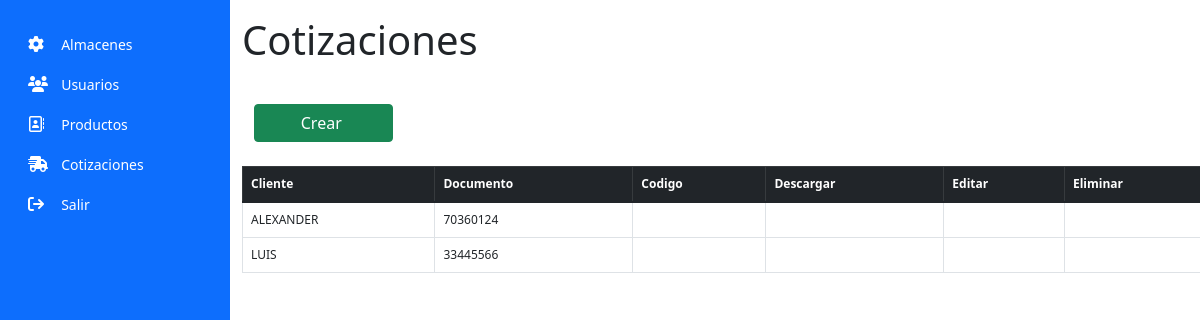
The page /cotizaciones on the database its author committed.
### app3/models.py (models this page shows)
class cotizacionSistema(models.Model):
    nombreCliente = models.CharField(max_length=64, blank=True, null=True)
    documentoCliente = models.CharField(max_length=64, blank=True, null=True)

### app3/views.py (the view)
# urls.py: path('cotizaciones',views.cotizaciones,name='cotizaciones'),
def cotizaciones(request):
    return render(request,'cotizaciones.html',{
        'cotizacionesTotales':cotizacionSistema.objects.all().order_by('id')
    })

### app3/templates/cotizaciones.html (shortened to what this page needs)
{% extends 'base.html' %}
{% load static %}
{% block pageContent %}
    <div class="container" style="height: 100vh; overflow: scroll;">
        <h1 class="mt-3 mb-3">Cotizaciones</h1>
        <br><div class="row mx-0">
            <div class="col-2">
                <div class="row mx-0">
                    <a class="btn btn-success text-white" href="{% url 'app3:crearCotizacion' %}">Crear </a>
                </div>
            </div>
        </div>
        <br>
        <div>
            <table class="table table-bordered table-hover" id="usersTable" style="font-size: 12px;">
                <thead class="table-dark">
                    <th scope="col">Cliente</th>
                    <th scope="col">Documento</th>
                    <th scope="col">Codigo</th>
                    <th scope="col">Descargar</th>
                    <th scope="col">Editar</th>
                    <th scope="col">Eliminar</th>
                </thead>
                <tbody>
                    {% for cotizacionInfo in cotizacionesTotales %}
                    <tr>
                        <td>{{ cotizacionInfo.nombreCliente }}</td>
                        <td>{{ cotizacionInfo.documentoCliente }}</td>
                        <td></td>
                        <td></td>
                        <td></td>
                    </tr>
                    {% endfor %}
                </tbody>
            </table>
        </div>
    </div>
{% endblock %}

### rows shown on the page
cotizacionSistema: nombreCliente "ALEXANDER", documentoCliente "70360124"
cotizacionSistema: nombreCliente "LUIS", documentoCliente "33445566"
